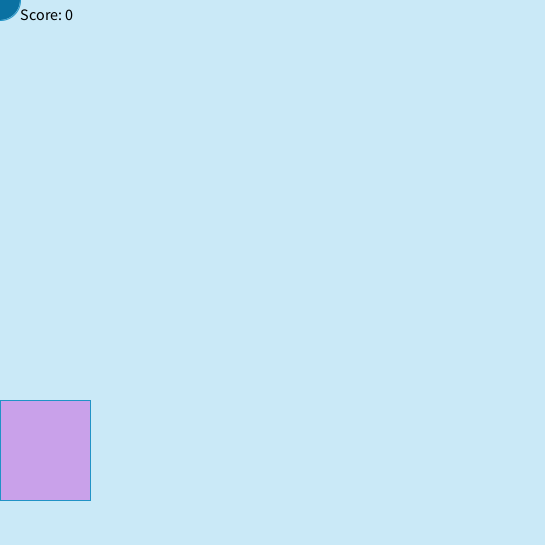
Frame 1 (no input)
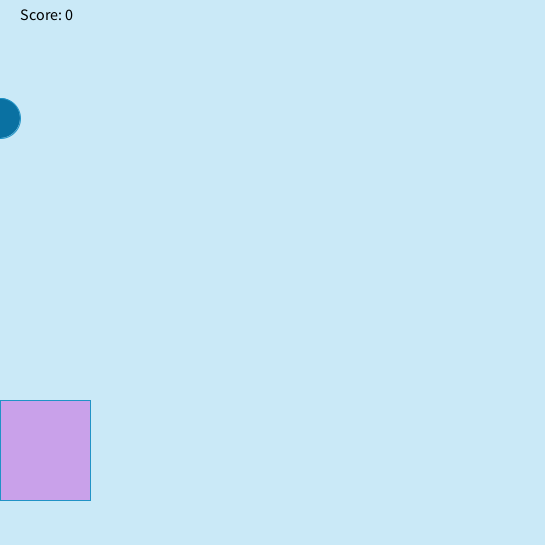
Frame 60 (the mouse pressed at the canvas centre just before this capture)
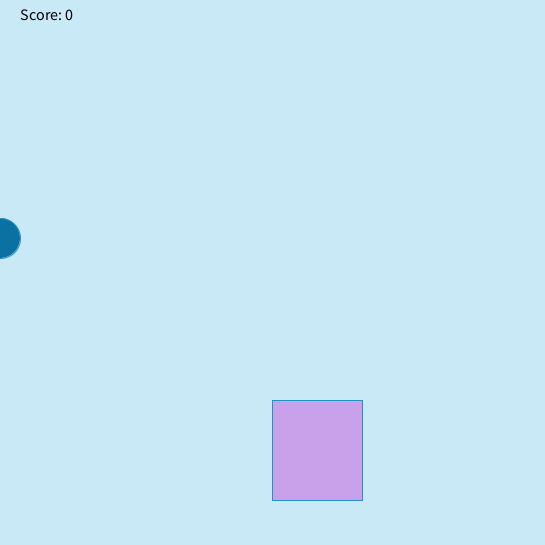
Frame 120 (the mouse held since frame 60 and released just before this capture)

The Processing sketch that drew these frames (run headless with seeded random() and noise(); from frame 60 on, the mouse is pressed at the canvas centre):

// Processing sketch: RainGame
// ── RainGame.pde
int Yposition=0;
int Xposition=0;
int score=0;
void setup(){
  size(545,545);

  
}
void draw(){
  background(#CAE9F7);
      fill(#0A71A2);
    stroke(#2093C6);
    ellipse(Xposition,Yposition, 40, 40);
     Yposition+=2;
    if(Yposition>=height){
      Yposition=0;
      checkCatch(Xposition);
     Xposition = (int) random(width);
    }
    fill(#C9A1EA);
     rect( mouseX,400, 90, 100);
       fill(0, 0, 0);
    textSize(16);
    text("Score: " + score, 20, 20);
    
}    void checkCatch(int x){
         if (x > mouseX && x < mouseX+100)
            score++;
         else if (score > 0) 
            score--;
        println("Your score is now: " + score);
    }
